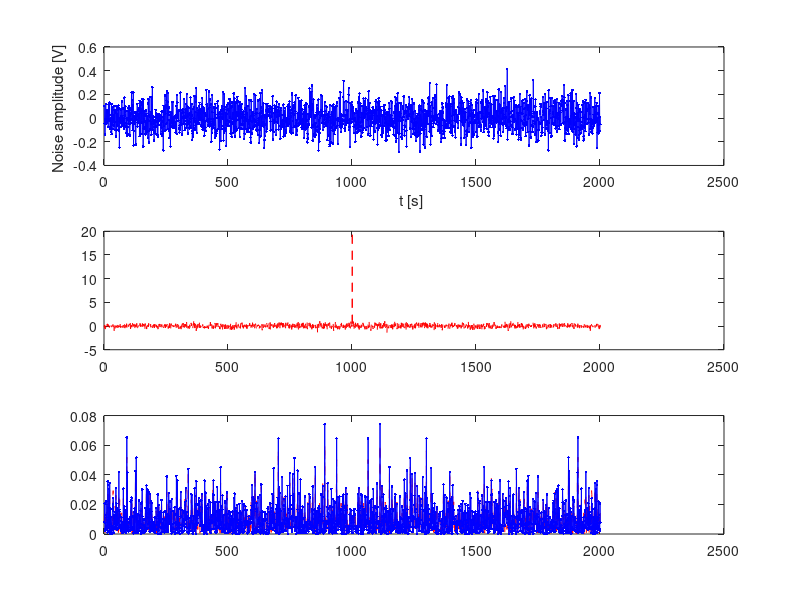

MATLAB code to generate this figure:
N=2001;
stdev=0.1 %sqrt(Watts)=> Amplitude in Volts over R= 1 Ohm 
noise=randn(1,N)*stdev;
Noise=abs(fft(noise)).^2/N; %Note the scaling %Compute auto correlation 
rn=(convn(noise,fliplr(noise),'same'));
%Compute spectral density
S=fft(rn)/N;
mean(noise)
std(noise).^2
max(rn)
close all
subplot(3,1,1)
plot(noise,'b.-')
xlabel('t [s] ')
ylabel('Noise amplitude [V] ')
subplot(3,1,2)
plot(rn,'r--')
subplot(3,1,3)
plot(abs(S),'r--')
hold
plot(abs(Noise),'b.-')
mean(Noise)
mean(abs(S))